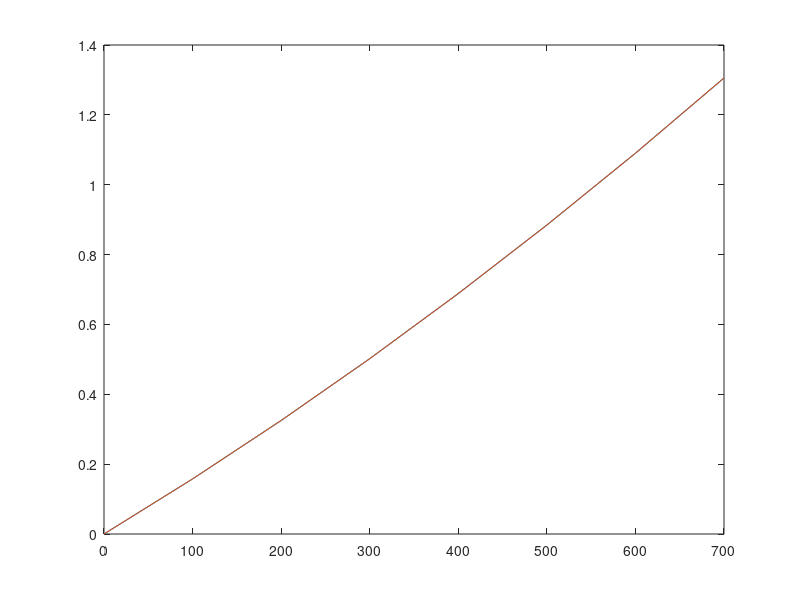

Recreate this plot in MATLAB.
%% TUEV Bericht TUV21220633_Kollektortest_Absorber_unglazed.pdf
v = 0:100:700;  % liter/h
dp_kPa = 4.801e-7*v.^2 + 1.529e-3*v;
mdot = v/3600;
lin = 1.529e-3*3600*1000;
qua = 4.801e-7*3600^2*1000;
dp_Pa = qua*mdot.^2 + lin*mdot;
plot(v,dp_kPa, mdot*3600, dp_Pa/1000)
